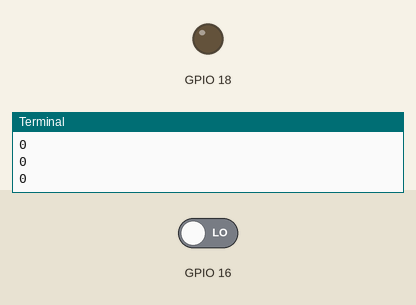
Bench run of a program on a simulated Raspberry Pi (BCM pin numbers). Parts: output pins drawn as LEDs (lit = HIGH), the last lines printed to the terminal. The test bench sets the inputs (shaded band); at power-on: GPIO 16 LOW.

Above: at 1.2 s.
1.3 s: GPIO 16 driven HIGH
At 1.6 s:
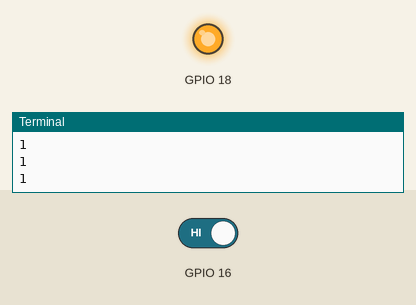
2.8 s: GPIO 16 driven LOW
At 4.0 s:
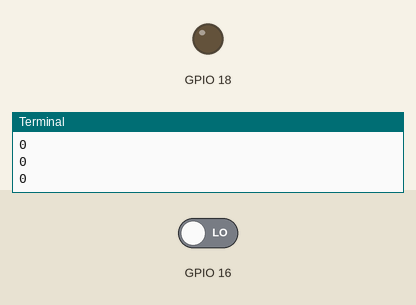
Timing chart, 0 to 5.8 s (numbered marks = the images above; inputs shaded):
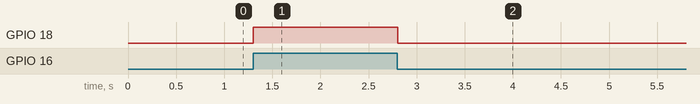

The program:

project7-buttonsLED.py
```python
import gpiod
import time

LED_PIN_R = 18
BUTTON_PIN = 16

chip = gpiod.Chip('gpiochip4')

led_lineR = chip.get_line(LED_PIN_R)
led_lineR.request(consumer="LED", type=gpiod.LINE_REQ_DIR_OUT)

button_line = chip.get_line(BUTTON_PIN)
button_line.request(consumer="Button", type=gpiod.LINE_REQ_DIR_IN)

while True:
    button_state = button_line.get_value()
    print(button_state)

    if button_state == 1:  # Assuming the button is active-low
        led_lineR.set_value(1)
    else:
        led_lineR.set_value(0)

    time.sleep(0.1)  # Sleep for a short duration to avoid busy waiting and CPU usage
```

Measured:
- after the input at 1.3 s, GPIO 18: LOW → HIGH at once
- after the input at 2.8 s, GPIO 18: HIGH → LOW at once
